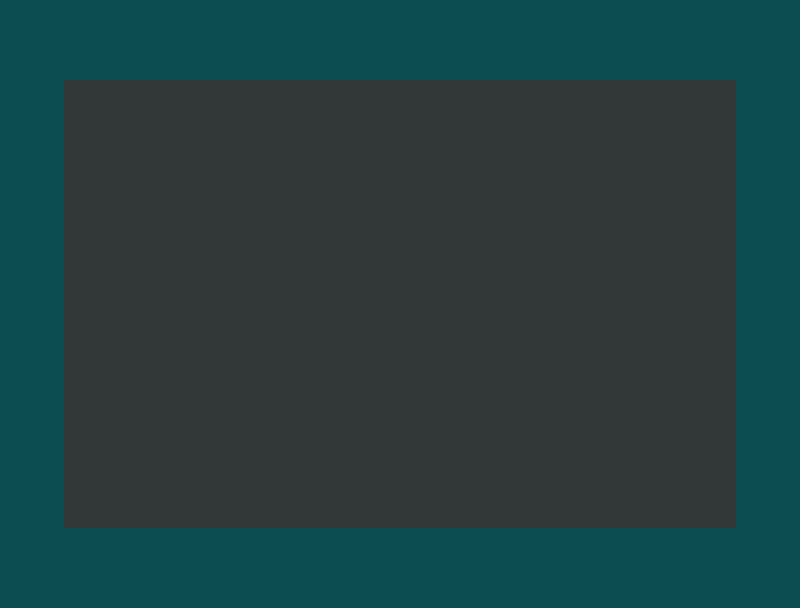

Below is a game level as drawn by its tile map, then a one-line description and the .tmx that defines it (tile-layer data replaced by summaries):
An orthogonal 50x38 tile map with 16x16 px tiles, 1 tile layer (Tile Layer 1) and 8 objects (4x wall, 2x ball, 3, player).

<map version="1.0" orientation="orthogonal" width="50" height="38" tilewidth="16" tileheight="16" backgroundcolor="#ffffff">
 <tileset firstgid="1" name="tileset_0" tilewidth="16" tileheight="16">
  <image source="tileset_0.png" width="80" height="80" />
 </tileset>
 <layer name="Tile Layer 1" width="50" height="38">
  <data>[1900 cells, 1900 non-empty, 2 distinct tile ids]</data>
 </layer>
 <objectgroup name="WallObjects" width="50" height="38">
  <object name="wall" x="0" y="0" width="800" height="80" />
  <object name="wall" x="0" y="528" width="800" height="80" />
  <object name="wall" x="0" y="80" width="64" height="448" />
  <object name="wall" x="736" y="80" width="64" height="448" />
 </objectgroup>
 <objectgroup name="BallObjects" width="50" height="38">
  <object name="ball" type="3" x="384" y="336">
   <properties>
    <property name="size" value="3" />
    <property name="vel" value="-1" />
   </properties>
  </object>
  <object name="ball" x="560" y="320">
   <properties>
    <property name="size" value="3" />
    <property name="vel" value="1" />
   </properties>
  </object>
  <object name="ball" x="199" y="259">
   <properties>
    <property name="size" value="" />
   </properties>
  </object>
 </objectgroup>
 <objectgroup name="PlayerObjects" width="50" height="38">
  <object name="player" x="160" y="510" />
 </objectgroup>
</map>
